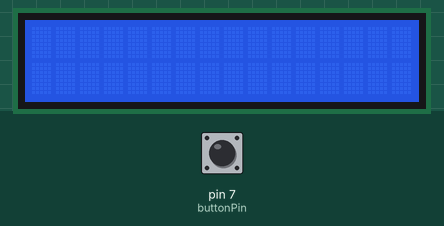
Bench run of a sketch on a simulated Arduino Uno, built with avr-gcc and run on an emulated ATmega328P. Shown: 16×2 character LCD. Inputs (shaded band) come from the test bench; at power-on: pin 7 (buttonPin) HIGH.

Above: at 1.2 s.
1.3 s: pin 7 (buttonPin) pulled LOW for 0.15 s
At 4.0 s:
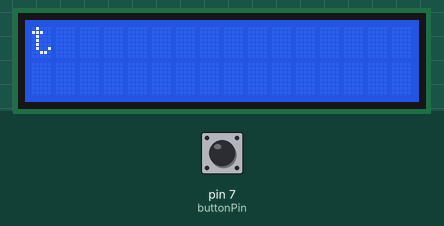
4.3 s: pin 7 (buttonPin) pulsed LOW 5 times (0.12 s each, 0.3 s apart)
At 6.1 s:
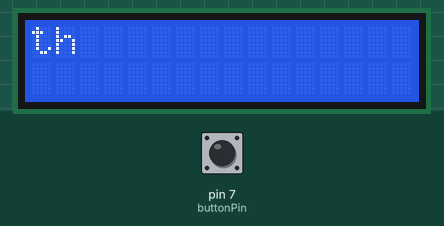
7.3 s: pin 7 (buttonPin) pulsed LOW 2 times (0.12 s each, 0.3 s apart)
At 10.0 s:
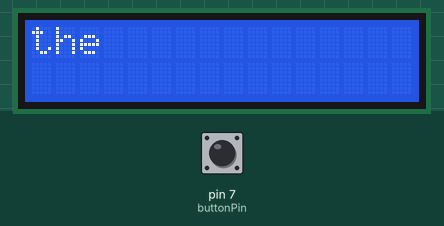
Timing chart, 0 to 11.5 s (numbered marks = the images above; inputs shaded):
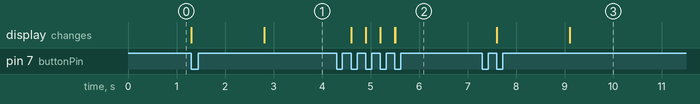

The sketch:

MorseCodeTranslator.ino
```cpp
/*
  The circuit:
 * LCD RS pin to digital pin 12
 * LCD Enable pin to digital pin 11
 * LCD D4 pin to digital pin 5
 * LCD D5 pin to digital pin 4
 * LCD D6 pin to digital pin 3
 * LCD D7 pin to digital pin 2
 * LCD R/W pin to ground
 * LCD VSS pin to ground
 * LCD VCC pin to 5V
 * 10K resistor:
 * ends to +5V and ground
 * wiper to LCD VO pin (pin 3)
*/

// include the library code:
#include <LiquidCrystal.h>
#include <Arduino.h>

// initialize the library by associating any needed LCD interface pin
// with the arduino pin number it is connected to
const int rs = 12, en = 11, d4 = 5, d5 = 4, d6 = 3, d7 = 2, buttonPin = 7;
LiquidCrystal lcd(rs, en, d4, d5, d6, d7);

template <typename T1, typename T2>
struct tuple{
  T1 character;
  T2 sequence;
};

tuple<String, String> ones[2]= {{"e","."},{"t","_"}};
tuple<String, String> twos[4]= {{"n","_."},{"a","._"},{"i",".."},{"m","__"}};
tuple<String, String> threes[8]= {{"s","..."},{"o","___"},{"g","__."},{"u",".._"},{"w",".__"},{"d","_.."},{"r","._."},{"k","_._"}};
tuple<String, String> fours[12]= {{"h","...."},{"z","__.."},{"v","..._"},{"t","__._"},{"j",".___"},{"b","_..."},{"l","._.."},{"c","_._."},{"f",".._."},{"y","_.__"},{"p",".__."},{"x","_.._"}};

unsigned long time_since_last_click = 0;
static bool last_state = LOW;
String current_seq = "";
String current_word = "";
const int unit = 500;
unsigned long start_time = 0;

void setup() {
  // set up the LCD's number of columns and rows:
  lcd.begin(16, 2);
  //Set Up Button Mode
  pinMode(buttonPin, INPUT_PULLUP);
}

String get_char(String seq, tuple<String, String> arr[], int size){
  for(int i = 0; i < size; i++){
    if(seq == arr[i].sequence){
      return arr[i].character;
    }
  }
  return "?";
}

String return_char(String seq){
  if(seq.length() == 1){
    return get_char(seq, ones, 2);
  }
  else if(seq.length() == 2){
    return get_char(seq, twos, 4);
  }
  else if(seq.length() == 3){
    return get_char(seq, threes, 8);
  }
  else{
    return get_char(seq, fours, 12);
  }
}

void loop() {
  unsigned long current_time = millis();
  if((current_time - time_since_last_click > 3 * unit && current_seq.length() > 0) || current_seq.length() == 4){
    current_word += return_char(current_seq);
    current_seq = "";
    lcd.clear();
    lcd.setCursor(0, 0);
    lcd.print(current_word);
  }
  if(current_time - time_since_last_click > 7 * unit && current_word.length() != 0 && current_word.charAt(current_word.length() - 1) != ' ') {
    current_word += " ";
    current_seq = "";
    lcd.clear();
    lcd.setCursor(0, 0);
    lcd.print(current_word);
  }

  bool curr_state = digitalRead(buttonPin);

  if(last_state == LOW && curr_state == HIGH){
    start_time = millis();
  }

  if(last_state == HIGH && curr_state == LOW){
    unsigned long end_time = millis() - start_time;

    //Check what time tick its in.
    if(end_time < unit){
      current_seq += ".";
    }
    else if (end_time < 3 * unit){
      current_seq += "_";
    }

    lcd.setCursor(0, 1);
    lcd.print(current_seq);
    time_since_last_click = millis();
  }

  last_state = curr_state;
}
```

Measured:
- after the input at 1.3 s, the display: first changes at once (image 1 shows a later state)
- after the input at 4.3 s, the display: first changes after 0.30 s (image 2 shows a later state)
- after the input at 7.3 s, the display: first changes after 0.30 s (image 3 shows a later state)
